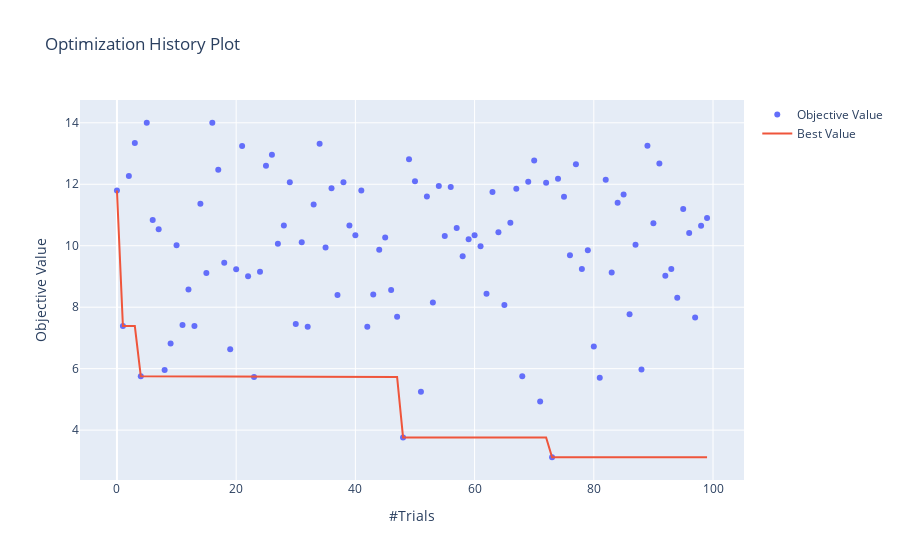

The cell this chart's notebook holds for it:
### Markdown cell above
### Random search

### Code cell
study = optuna.create_study()
study.sampler = optuna.samplers.RandomSampler(seed=42)
study.optimize(objective, n_trials=100)
print(f"Best value : {study.best_value}")
print(f"Best param : {study.best_params}")

print()

optuna.visualization.plot_optimization_history(study).show()

print()

df = study.trials_dataframe()

fig = plt.figure()
ax = Axes3D(fig)
ax.set_title("Ackley function")
ax.set_xlabel("x")
ax.set_ylabel("y")
ax.set_zlabel("objective")

x = np.arange(-5, 5, 0.1)
y = np.arange(-5, 5, 0.1)

X, Y = np.meshgrid(x, y)
Z = Ackley_2d(X, Y)

trial_x = df["params_x"]
trial_y = df["params_y"]
trial_value = df["value"]

ax.plot_surface(X, Y, Z, alpha=0.5)
ax.plot(trial_x, trial_y, trial_value);

### Figure 1 — Plotly figure (JSON) as saved in the notebook; plotly's stock layout.template omitted (floating-point values rounded to 4 significant figures)
{"data": [{"mode": "markers", "name": "Objective Value", "type": "scatter", "x": [0, 1, 2, 3, 4, 5, 6, 7, 8, 9, 10, 11, 12, 13, 14, 15, 16, 17, 18, 19, 20, 21, 22, 23, 24, 25, 26, 27, 28, 29, 30, 31, 32, 33, 34, 35, 36, 37, 38, 39, 40, 41, 42, 43, 44, 45, 46, 47, 48, 49, 50, 51, 52, 53, 54, 55, 56, 57, 58, 59, 60, 61, 62, 63, 64, 65, 66, 67, 68, 69, 70, 71, 72, 73, 74, 75, 76, 77, 78, 79, 80, 81, 82, 83, 84, 85, 86, 87, 88, 89, 90, 91, 92, 93, 94, 95, 96, 97, 98, 99], "y": [11.8, 7.386, 12.27, 13.34, 5.75, 14.0, 10.84, 10.53, 5.956, 6.818, 10.02, 7.417, 8.572, 7.391, 11.37, 9.109, 14.0, 12.47, 9.445, 6.636, 9.232, 13.25, 9.004, 5.73, 9.153, 12.61, 12.96, 10.07, 10.66, 12.06, 7.456, 10.11, 7.365, 11.34, 13.32, 9.946, 11.87, 8.401, 12.06, 10.66, 10.34, 11.8, 7.36, 8.413, 9.871, 10.27, 8.562, 7.685, 3.763, 12.81, 12.1, 5.246, 11.61, 8.152, 11.95, 10.32, 11.91, 10.58, 9.661, 10.21, 10.34, 9.984, 8.435, 11.75, 10.44, 8.068, 10.75, 11.86, 5.752, 12.08, 12.77, 4.931, 12.05, 3.117, 12.18, 11.6, 9.694, 12.65, 9.245, 9.854, 6.723, 5.703, 12.14, 9.129, 11.4, 11.67, 7.768, 10.03, 5.975, 13.25, 10.73, 12.68, 9.02, 9.246, 8.309, 11.19, 10.41, 7.665, 10.65, 10.9]}, {"name": "Best Value", "type": "scatter", "x": [0, 1, 2, 3, 4, 5, 6, 7, 8, 9, 10, 11, 12, 13, 14, 15, 16, 17, 18, 19, 20, 21, 22, 23, 24, 25, 26, 27, 28, 29, 30, 31, 32, 33, 34, 35, 36, 37, 38, 39, 40, 41, 42, 43, 44, 45, 46, 47, 48, 49, 50, 51, 52, 53, 54, 55, 56, 57, 58, 59, 60, 61, 62, 63, 64, 65, 66, 67, 68, 69, 70, 71, 72, 73, 74, 75, 76, 77, 78, 79, 80, 81, 82, 83, 84, 85, 86, 87, 88, 89, 90, 91, 92, 93, 94, 95, 96, 97, 98, 99], "y": [11.8, 7.386, 7.386, 7.386, 5.75, 5.75, 5.75, 5.75, 5.75, 5.75, 5.75, 5.75, 5.75, 5.75, 5.75, 5.75, 5.75, 5.75, 5.75, 5.75, 5.75, 5.75, 5.75, 5.73, 5.73, 5.73, 5.73, 5.73, 5.73, 5.73, 5.73, 5.73, 5.73, 5.73, 5.73, 5.73, 5.73, 5.73, 5.73, 5.73, 5.73, 5.73, 5.73, 5.73, 5.73, 5.73, 5.73, 5.73, 3.763, 3.763, 3.763, 3.763, 3.763, 3.763, 3.763, 3.763, 3.763, 3.763, 3.763, 3.763, 3.763, 3.763, 3.763, 3.763, 3.763, 3.763, 3.763, 3.763, 3.763, 3.763, 3.763, 3.763, 3.763, 3.117, 3.117, 3.117, 3.117, 3.117, 3.117, 3.117, 3.117, 3.117, 3.117, 3.117, 3.117, 3.117, 3.117, 3.117, 3.117, 3.117, 3.117, 3.117, 3.117, 3.117, 3.117, 3.117, 3.117, 3.117, 3.117, 3.117]}], "layout": {"autosize": true, "title": {"text": "Optimization History Plot"}, "xaxis": {"autorange": true, "range": [-5.821, 104.8], "title": {"text": "#Trials"}, "type": "linear"}, "yaxis": {"autorange": true, "range": [2.32, 14.8], "title": {"text": "Objective Value"}, "type": "linear"}}}
